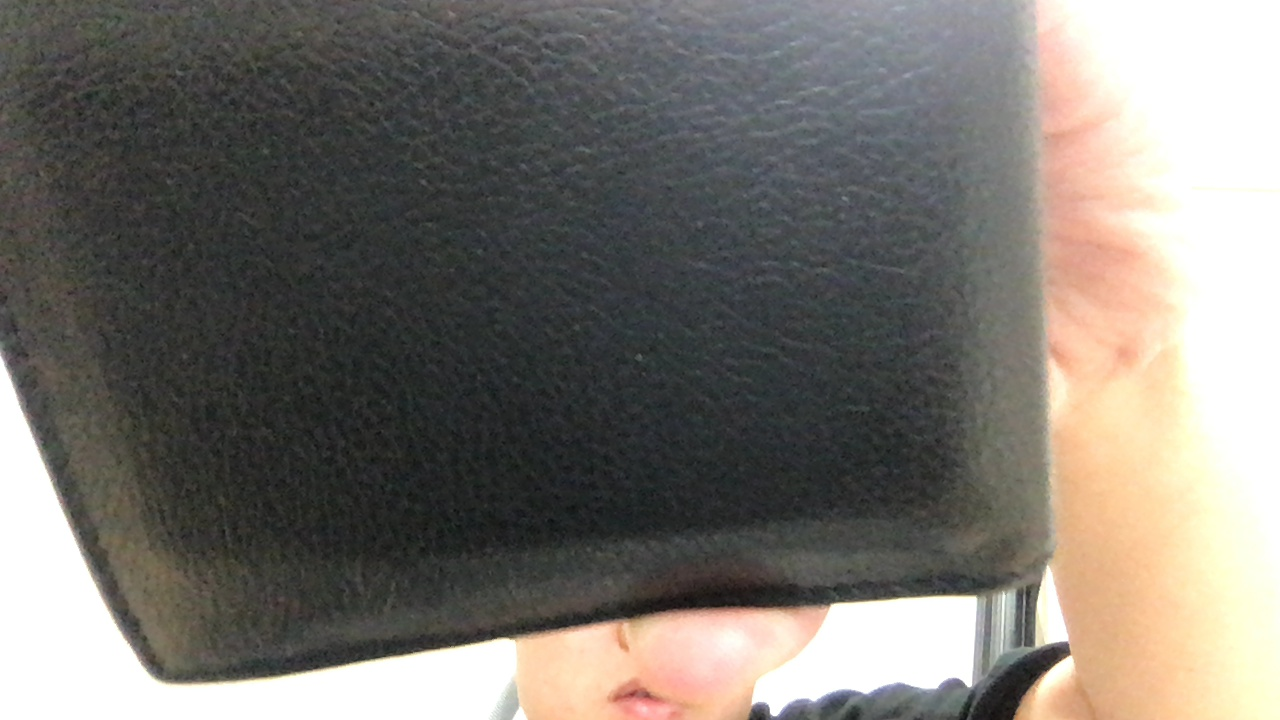
#> input picture camerav11/py/input/2020-08-08 15:55:31.006949.JPG, 1280 x 720 px, given in place of the camera
$ jupyter execute tsymiki_demo.ipynb
#> lines starting #> are read from the running program, lines starting #| are printed output that depends on the picture; after the words box and inside, x2 and y2 are one past the last pixel; in counts of white or black regions, pixels touching at a corner belong together
[cell 1]
# -*- coding: utf-8 -*-
"""
Created on Wed Aug  5 07:09:08 2020

@author: Kazuma
"""
# -*- coding: utf-8 -*-
import cv2
import numpy as np
import time

def nothing(x):
    pass

cv2.namedWindow("Tracking")
cv2.createTrackbar("LH", "Tracking", 0, 255, nothing)
#> slider 'LH' is set to 51
cv2.createTrackbar("LS", "Tracking", 0, 255, nothing)
#> slider 'LS' is set to 51
cv2.createTrackbar("LV", "Tracking", 0, 255, nothing)
#> slider 'LV' is set to 51
#> in main, frame is the input picture: shape (720, 1280, 3); mean B, G, R 110.9, 117, 121.2
cv2.createTrackbar("UH", "Tracking", 255, 255, nothing)
cv2.createTrackbar("US", "Tracking", 255, 255, nothing)
cv2.createTrackbar("UV", "Tracking", 255, 255, nothing)

def red_detect(img):
    # HSV色空間に変換
    hsv = cv2.cvtColor(img, cv2.COLOR_BGR2HSV)
#> hsv: shape (720, 1280, 3); mean H, S, V 51.8, 27.1, 123.8
    l_h = cv2.getTrackbarPos("LH", "Tracking")
    l_s = cv2.getTrackbarPos("LS", "Tracking")
    l_v = cv2.getTrackbarPos("LV", "Tracking")

    u_h = cv2.getTrackbarPos("UH", "Tracking")
    u_s = cv2.getTrackbarPos("US", "Tracking")
    u_v = cv2.getTrackbarPos("UV", "Tracking")

    hsv_min = np.array([l_h,l_s,l_v])
    hsv_max = np.array([u_h,u_s,u_v])
    mask2 = cv2.inRange(hsv, hsv_min, hsv_max)
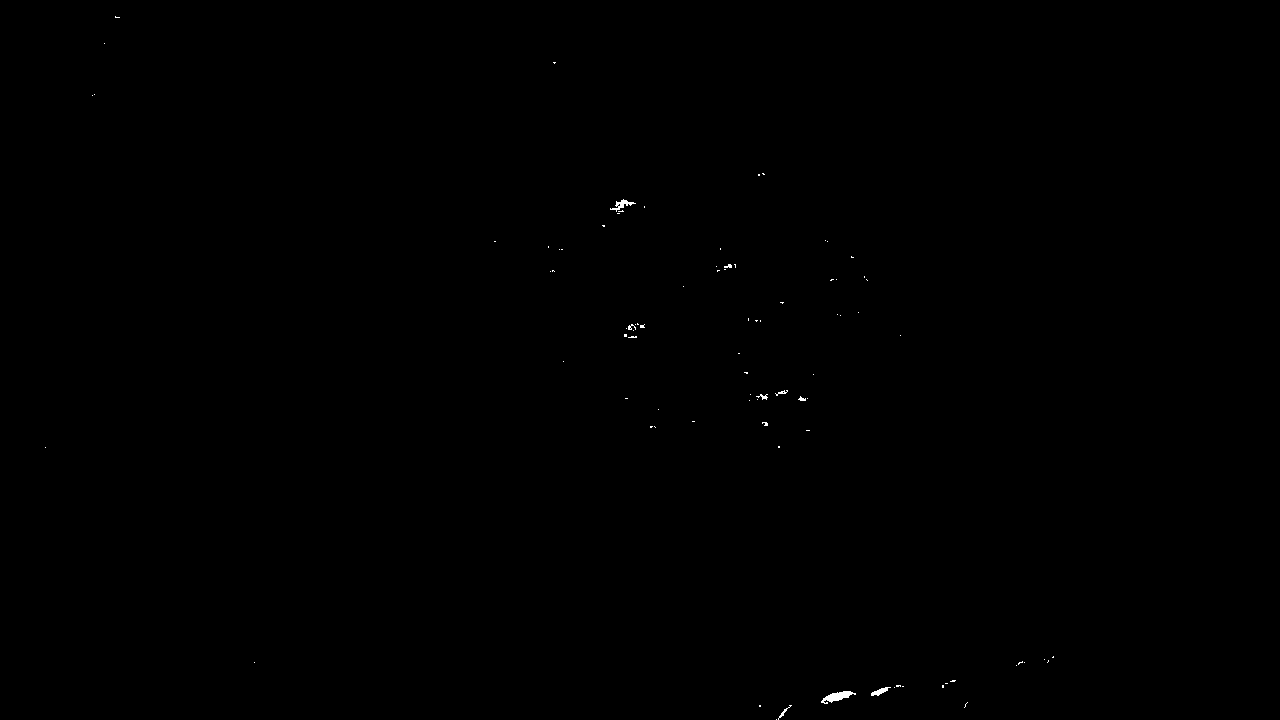
#> mask2: shape (720, 1280); 0.09% white; 87 white regions (78 under 20 px), largest, box (x1, y1, x2, y2) and area: (821, 691, 856, 704) 213, (610, 199, 636, 212) 109, (871, 687, 891, 696) 82
    return mask2
"""
    # 赤色のHSVの値域1
    hsv_min = np.array([0,l_s,l_v])
    hsv_max = np.array([30,u_s,u_v])
    mask1 = cv2.inRange(hsv, hsv_min, hsv_max)

    # 赤色のHSVの値域2
    hsv_min = np.array([150,l_s,l_v])
    hsv_max = np.array([179,u_s,u_v])
    mask2 = cv2.inRange(hsv, hsv_min, hsv_max)
"""


# ブロブ解析
def analysis_blob(binary_img):
    # 2値画像のラベリング処理
    label = cv2.connectedComponentsWithStats(binary_img)

    # ブロブ情報を項目別に抽出
    n = label[0] - 1
#> n = 87
    data = np.delete(label[2], 0, 0)
#> data = 87 rows, first 6: [115, 16, 5, 2, 6], [104, 43, 1, 1, 1], [553, 62, 3, 2, 4], [92, 95, 1, 1, 1], [94, 94, 1, 1, 1], [762, 173, 3, 2, 4]
    center = np.delete(label[3], 0, 0)
#> center = 87 pairs, first value 45 to 1052.7, second value 16.83 to 719

    # ブロブ面積最大のインデックス
    max_index = np.argmax(data[:, 4])
#> max_index = 82

    # 面積最大ブロブの情報格納用
    maxblob = {}

    # 面積最大ブロブの各種情報を取得
    maxblob["upper_left"] = (data[:, 0][max_index], data[:, 1][max_index]) # 左上座標
    maxblob["width"] = data[:, 2][max_index]  # 幅
    maxblob["height"] = data[:, 3][max_index]  # 高さ
    maxblob["area"] = data[:, 4][max_index]   # 面積
    maxblob["center"] = center[max_index]  # 中心座標

    return maxblob

def main():
    # 開始時間
    start = time.time()
    # データ格納用のリスト
    data_csv = []

    # カメラのキャプチャ
#     cap = cv2.VideoCapture(videofile_path)
    cap = cv2.VideoCapture(2)
#     ret, frame = cap.read()
    while(cap.isOpened()):
        # フレームを取得
        ret, frame = cap.read()

        # 赤色検出
        mask = red_detect(frame)

        # マスク画像をブロブ解析（面積最大のブロブ情報を取得）
        target = analysis_blob(mask)
#> target = {'upper_left': (821, 691), 'width': 35, 'height': 13, 'area': 213, 'center': [836.9, 696.2]}

        # 面積最大ブロブの中心座標を取得
        center_x = int(target["center"][0])
#> center_x = 836
        center_y = int(target["center"][1])
#> center_y = 696

        # フレームに面積最大ブロブの中心周囲を円で描く
        cv2.circle(frame, (center_x, center_y), 30, (0, 200, 0),
                   thickness=3, lineType=cv2.LINE_AA)
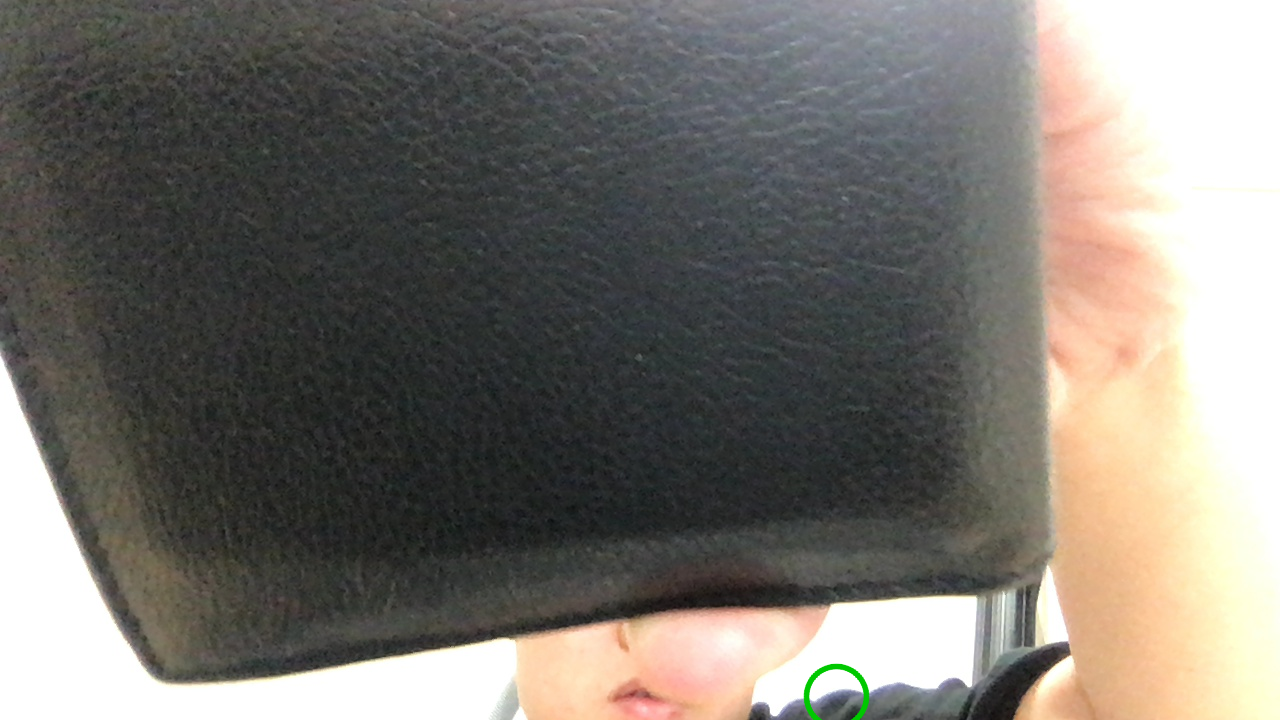
#> frame: shape (720, 1280, 3); 0.11% of pixels changed, all inside (x1, y1, x2, y2) = (803, 663, 870, 720)

        # 経過時間, x, yをリストに追加
        data_csv.append([time.time() - start, center_x, center_y])


        # 結果表示
        cv2.imshow("Frame", frame)
        cv2.imshow("Mask", mask)

        # qキーが押されたら途中終了
        if cv2.waitKey(25) & 0xFF == ord('q'):
#> (key q is pressed here)
            break

    # CSVファイルに保存
    #np.savetxt("color_tracking_data.csv", np.array(data_csv), delimiter=",")
    cap.release()
    cv2.destroyAllWindows()


if __name__ == '__main__':
    main()

$ run again, on camerav11/py/input/2020-08-08 15:57:06.229033.JPG
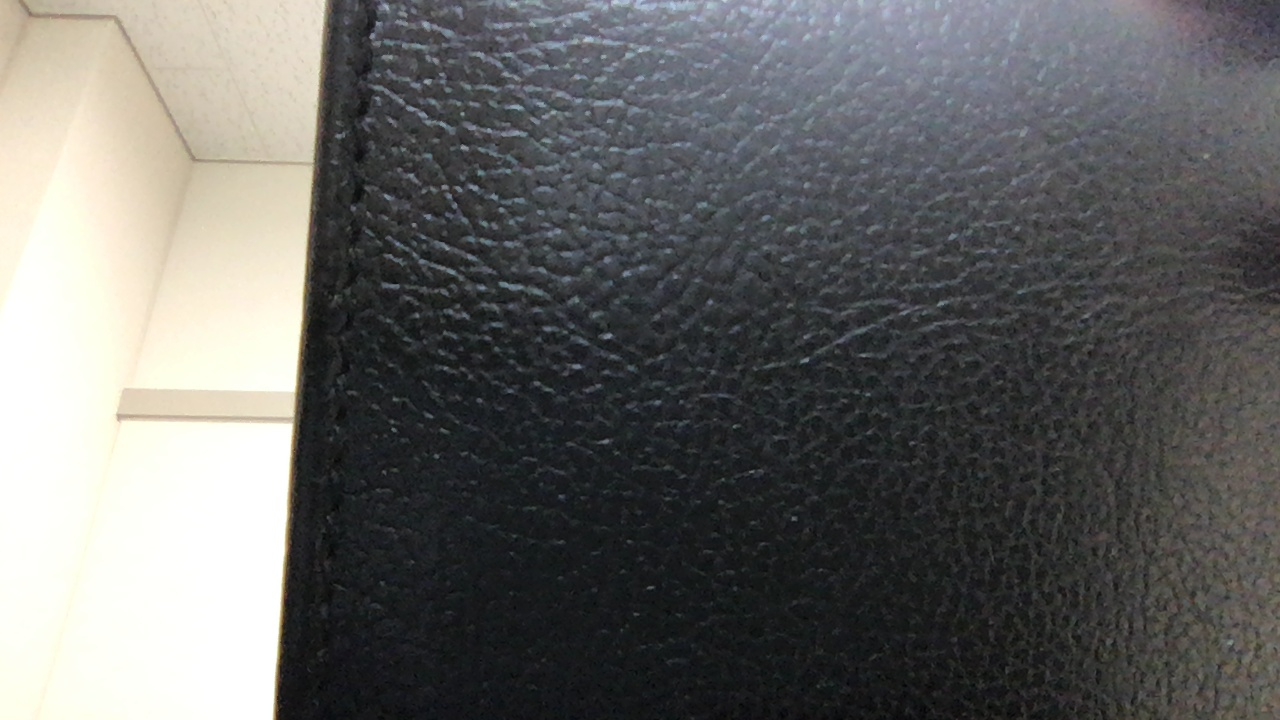
#> input picture camerav11/py/input/2020-08-08 15:57:06.229033.JPG, 1280 x 720 px, given in place of the camera
#> in main, frame is the input picture: shape (720, 1280, 3); mean B, G, R 101.2, 102.5, 102.5
#> hsv: shape (720, 1280, 3); mean H, S, V 75.7, 26.5, 106.9
#> in red_detect, `mask2 = cv2.inRange(hsv, hsv_min, hsv_max)`:
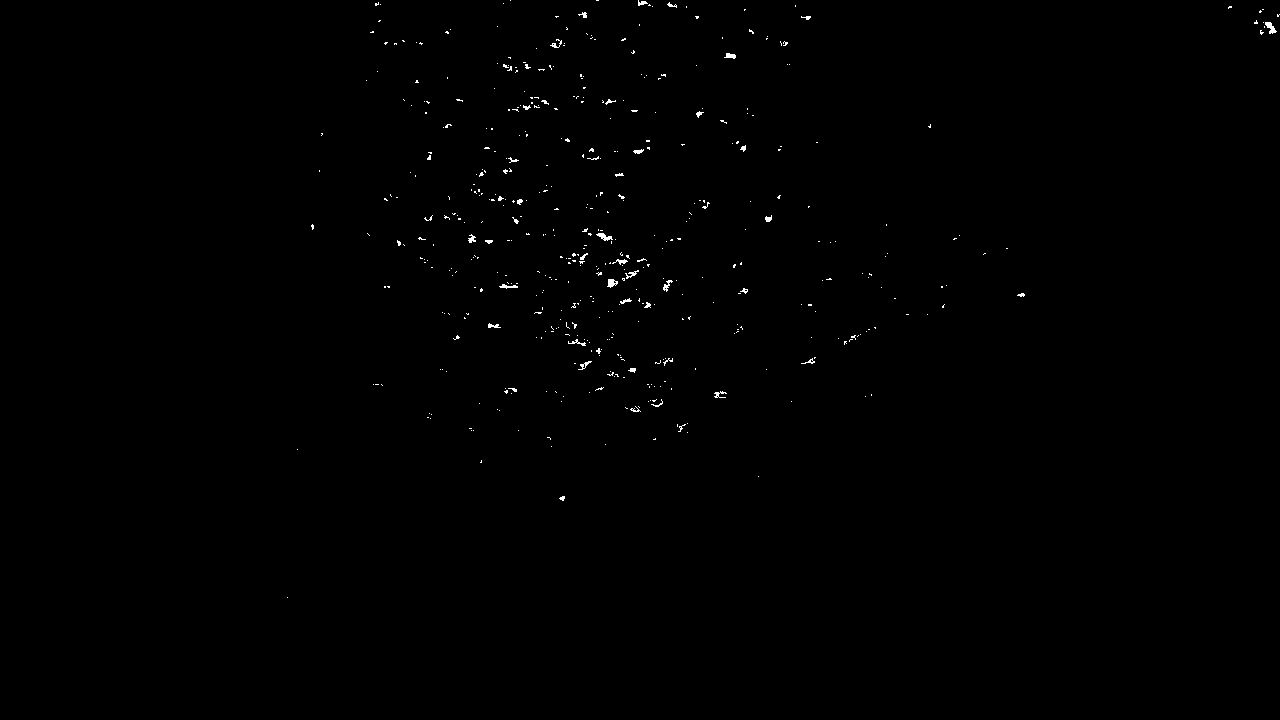
#> mask2: shape (720, 1280); 0.33% white in thin lines or dots, all inside (x1, y1, x2, y2) = (287, 0, 1280, 598)
#> n = 484
#> data = 484 rows, first 6: [510, 0, 1, 1, 1], [596, 0, 3, 1, 3], [638, 0, 10, 6, 33], [375, 2, 4, 4, 10], [503, 3, 1, 1, 1], [667, 2, 10, 6, 25]
#> center = 484 pairs, first value 287 to 1277.7, second value 0 to 597
#> max_index = 23
#> target = {'upper_left': (1265, 22), 'width': 12, 'height': 12, 'area': 73, 'center': [1270.2, 27.25]}
#> center_x = 1270
#> center_y = 27
#> in main, `cv2.circle(frame, (center_x, center_y), 30, (0, 200, 0), thickness=3, ..`:
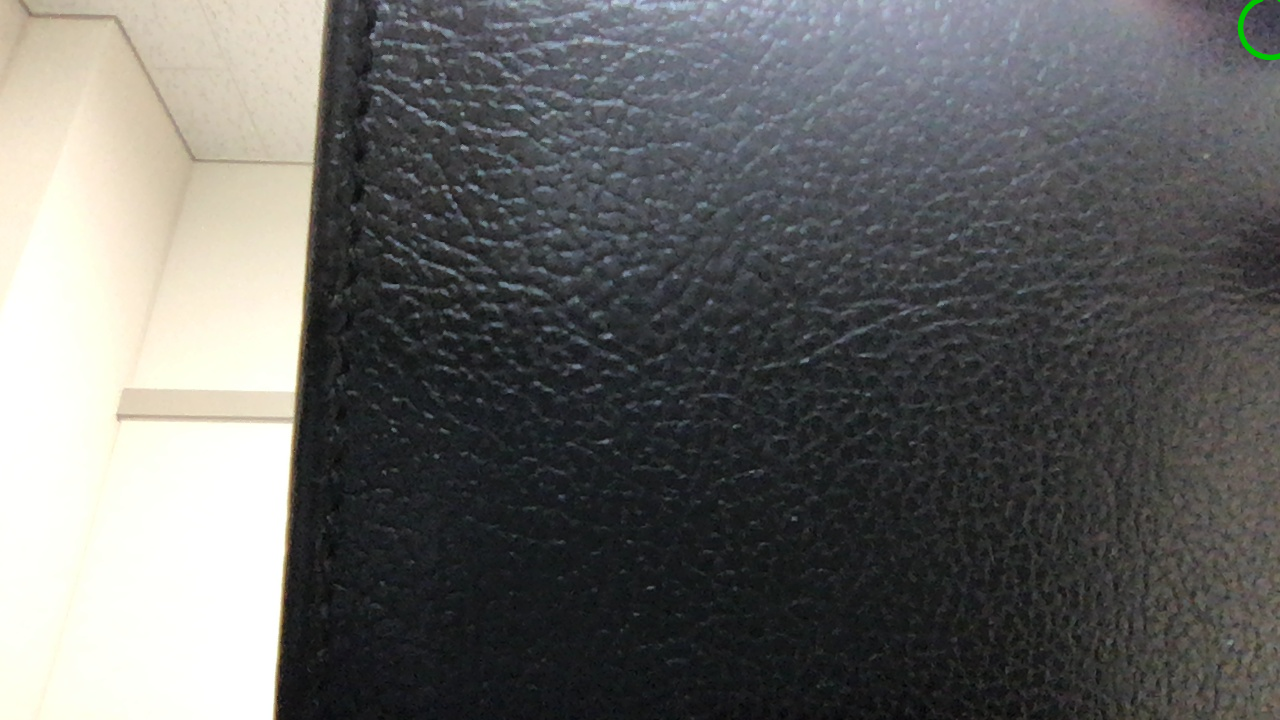
#> frame: shape (720, 1280, 3); 0.07% of pixels changed, all inside (x1, y1, x2, y2) = (1237, 0, 1280, 61)

$ run again, on camerav11/py/input/2020-08-08 23:48:36.958676.JPG
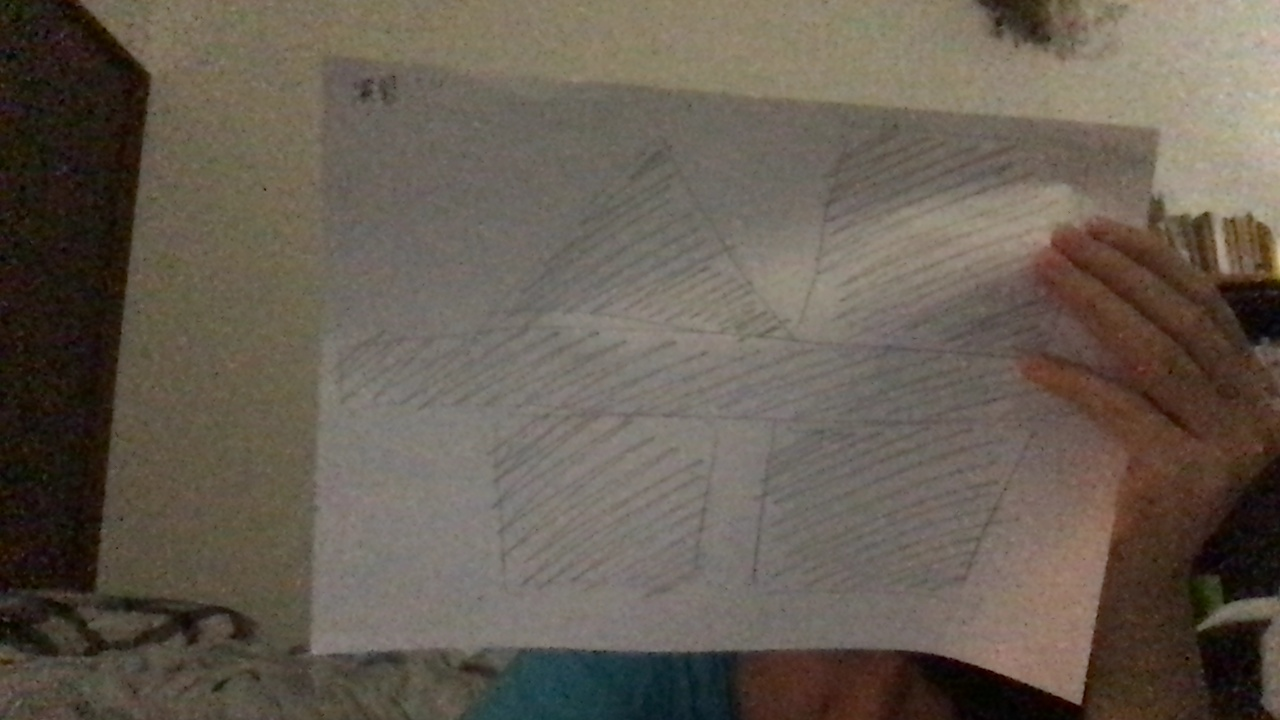
#> input picture camerav11/py/input/2020-08-08 23:48:36.958676.JPG, 1280 x 720 px, given in place of the camera
#> in main, frame is the input picture: shape (720, 1280, 3); mean B, G, R 81.5, 92.6, 101.9
#> hsv: shape (720, 1280, 3); mean H, S, V 20.1, 65.1, 102.4
#> in red_detect, `mask2 = cv2.inRange(hsv, hsv_min, hsv_max)`:
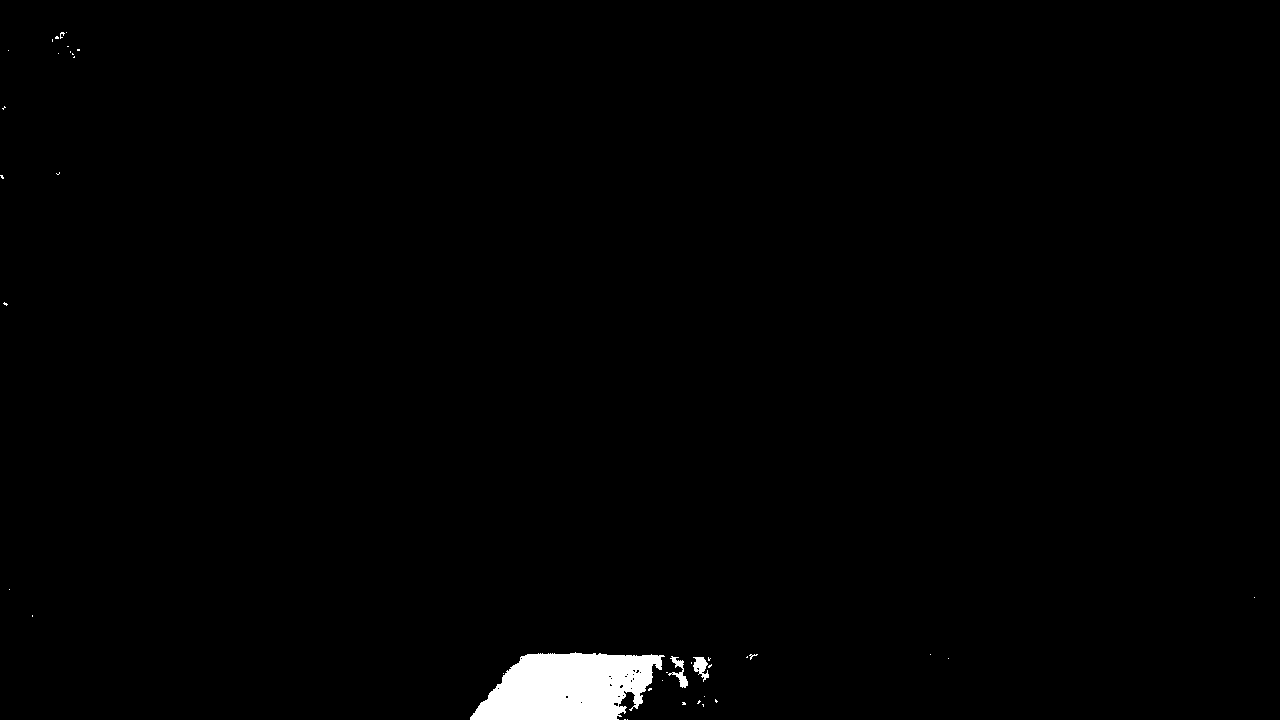
#> mask2: shape (720, 1280); 1.1% white; 39 white regions (36 under 20 px), largest, box (x1, y1, x2, y2) and area: (470, 652, 665, 720) 9618, (668, 656, 688, 688) 221, (693, 657, 709, 682) 217
#> n = 39
#> data = 39 rows, first 6: [60, 32, 5, 7, 17], [66, 32, 1, 1, 1], [55, 36, 4, 3, 10], [52, 39, 1, 3, 3], [67, 46, 2, 1, 2], [77, 49, 3, 2, 6]
#> center = 39 pairs, first value 1.7 to 1254, second value 32 to 719
#> max_index = 18
#> target = {'upper_left': (470, 652), 'width': 195, 'height': 68, 'area': 9618, 'center': [568.1, 686.9]}
#> center_x = 568
#> center_y = 686
#> in main, `cv2.circle(frame, (center_x, center_y), 30, (0, 200, 0), thickness=3, ..`:
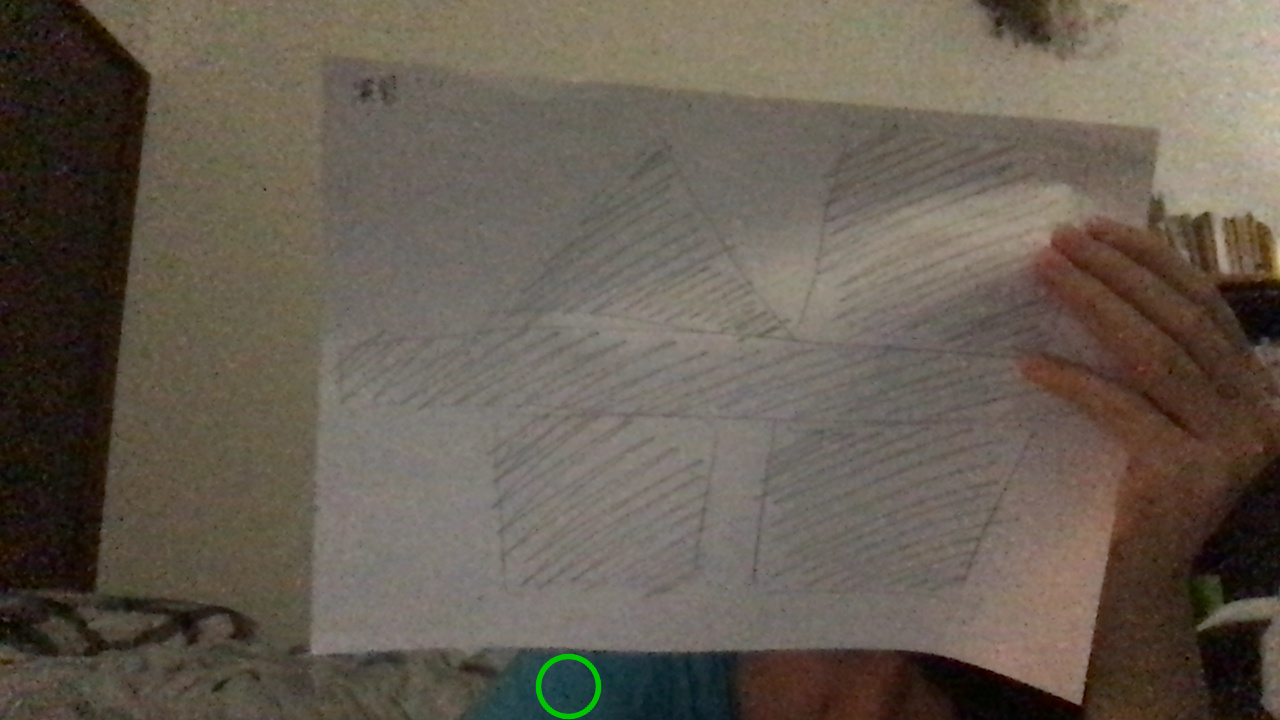
#> frame: shape (720, 1280, 3); 0.14% of pixels changed, all inside (x1, y1, x2, y2) = (535, 653, 602, 720)
